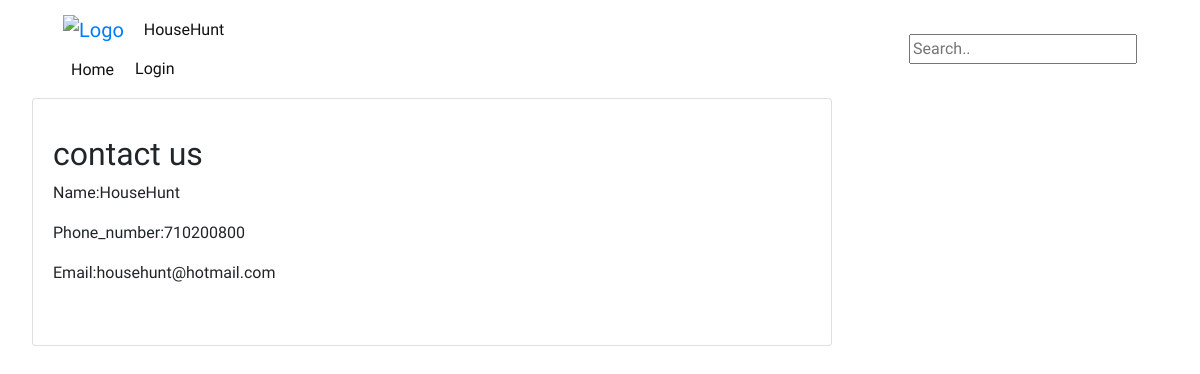
Page /contact/ on the committed database.
### hunt/models.py (models this page shows, shortened)
class Contacts(models.Model):
    name = models.CharField(max_length=30)
    phone_number = models.IntegerField()
    email_address = models.EmailField()

### hunt/views.py (the view)
# urls.py: url(r'^contact/$', views.contact, name= 'contact'),
def contact(request):
    contact = Contacts.objects.all()
    context = {
     "contact" : contact
    }
    return render(request, 'contact.html', context)

### hunt/templates/contact.html (shortened to what this page needs)
{% extends 'base.html' %}
{% load bootstrap4 %}
{% block content %}
<div class="card mb-3" style="width: 50rem;">
    <div class="card-body">
      <p class="card-text">
    <h2>contact us</h2>
    {% for contact in contact%}
      <p>Name:{{contact.name }}</p>
      <p>Phone_number:{{contact.phone_number}}</p>
      <p>Email:{{contact.email_address}}</p>
    {% endfor %}
    <br>
  </div>
</div>
{% endblock %}

### hunt/static/css/base.css (style rules this page uses)
body { display: grid; padding-left: 2em; padding-right: 2em; }
.bodytag { font-family: 'Quicksand', sans-serif; }

### rows in the picture
Contacts: name "HouseHunt", phone_number "710200800", email_address "househunt@hotmail.com"
